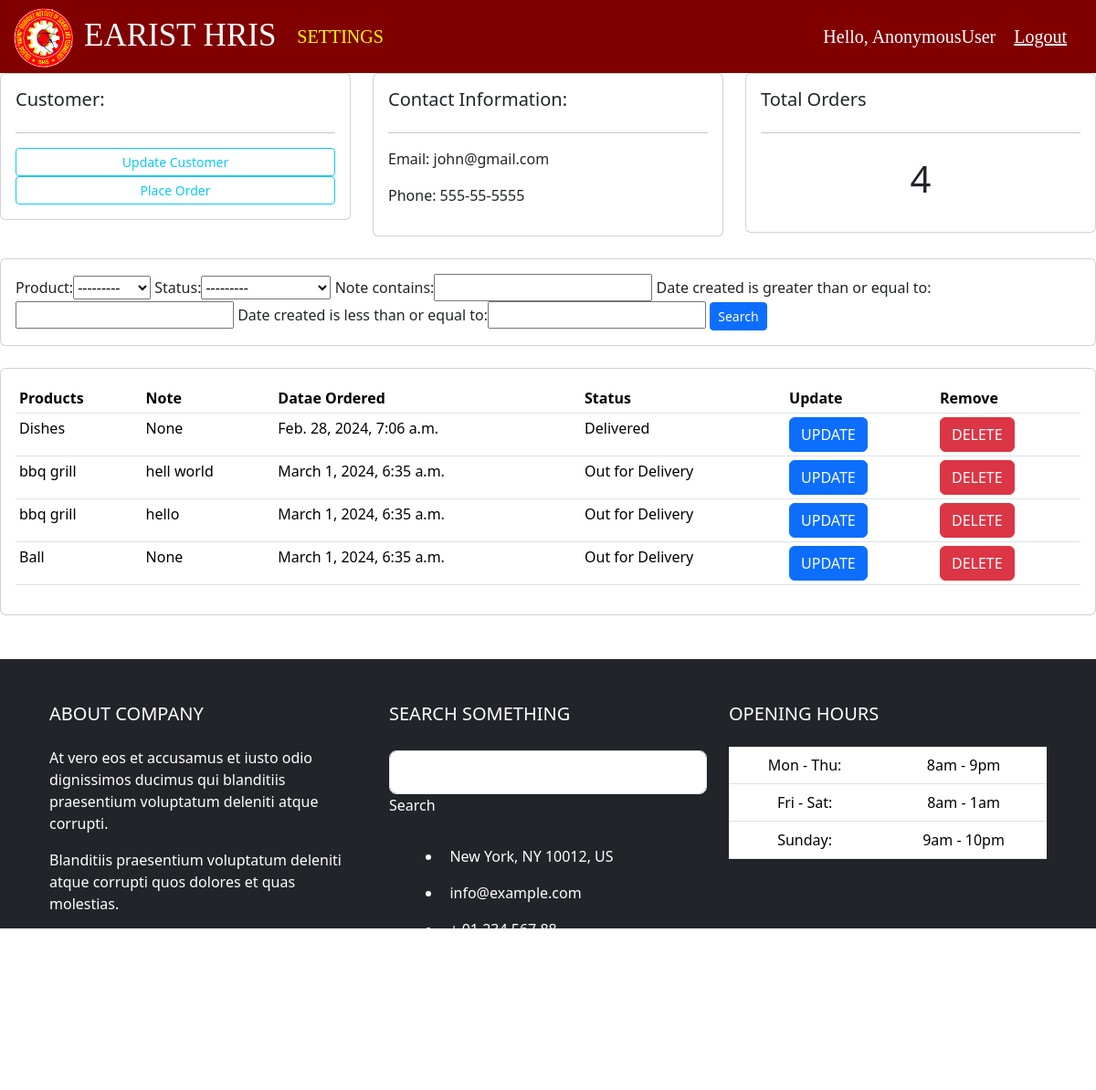
The app's page /customer/1/ with its own data.
### accounts/models.py (models this page shows, shortened)
class Customer(models.Model):
    user = models.OneToOneField(User, null=True, blank=True, on_delete=models.CASCADE)
    name = models.CharField(max_length = 200, null= True)
    phone = models.CharField(max_length = 200, null= True)
    email = models.CharField(max_length = 200, null= True)
    profile_pic = models.ImageField(default="Default_pfp.jpg", null=True, blank=True)
    date_created = models.DateTimeField(auto_now_add=True, null= True)

class Order(models.Model):
    STATUS = (
            ('Pending', 'Pending'),
            ('Out for Delivery','Out for Delivery'),
            ('Delivered', 'Delivered'),
             )
    customer = models.ForeignKey(Customer, null=True, on_delete= models.SET_NULL)
    product = models.ForeignKey(Product, null=True, on_delete= models.SET_NULL)
    date_created = models.DateTimeField(auto_now_add=True, null= True)
    status = models.CharField(max_length = 200, null=True, choices=STATUS)
    note = models.CharField(max_length = 1000, null=True)

class Product(models.Model):
    CATEGORY = (
            ('Indoor', 'Indoor'),
            ('Out Door','Out Door'),
             )
    name = models.CharField(max_length = 200, null= True)
    price = models.FloatField(null=True)
    category = models.CharField(max_length = 200, null= True, choices = CATEGORY)
    description = models.CharField(max_length = 200, null= True, blank = True)
    date_created = models.DateTimeField(auto_now_add=True, null= True)
    tags = models.ManyToManyField(Tag)
    def __str__(self):
        return self.name

### accounts/views.py (the view)
# urls.py: path("customer/<str:pk_test>/", views.customer, name='customer'),
def customer(request, pk_test):
    customer = Customer.objects.get(id=pk_test)
    orders = customer.order_set.all()
    orders_count = orders.count()
    myFilter = OrderFilter(request.GET, queryset=orders)
    orders = myFilter.qs
    context = {'customer':customer, 'orders':orders, 'orders_count':orders_count,'myFilter':myFilter}
    return render(request, 'accounts/customer.html', context)

### accounts/templates/accounts/customer.html
{% extends "accounts/base.html" %}
{% block content %}
<div class="row">
    <div class="col-md">
        <div class="card card-body">
            <h5>Customer:</h5>
            <hr>
            <a href="" class="btn btn-outline-info btn-sm btn-block">Update Customer</a>
            <a href="{% url 'create_order' customer.id %}" class="btn btn-outline-info btn-sm btn-block">Place Order</a>
        </div>
    </div>
    <div class="col-md">
        <div class="card card-body">
            <h5>Contact Information:</h5>
            <hr>
            <p>Email: {{customer.email}}</p>
            <p>Phone: {{customer.phone}}</p>
        </div>
    </div>
    <div class="col-md">
        <div class="card card-body">
            <h5>Total Orders</h5>
            <hr>
            <h1 style="text-align: center; padding: 10px">{{orders_count}}</h1>
        </div>
    </div>
</div>
<br>
<div class="row">
    <div class="col-md">
        <div class="card card-body">
        <form action="" method="get">
                    {{myFilter.form}}
            <button class="btn btn-sm btn-primary" type="submit">Search</button>
        </form>
        </div>
    </div>
</div>
<br>
<div class="row">
    <div class="col-md">
        <div class="card card-body">
            <table class="table table-sm">
                <tr>
                    <th>Products</th>
                    <th>Note</th>
                    <th>Datae Ordered</th>
                    <th>Status</th>
                    <th>Update</th>
                    <th>Remove</th>
                </tr>
                {% for order in orders %}
                <tr>
                    <td>{{order.product}}</td>
                    <td>{{order.note}}</td>
                    <td>{{order.date_created}}</td>
                    <td>{{order.status}}</td>
                    <td><a href="{% url 'update_order' order.id %}" class="btn btn-primary">UPDATE</a></td>
                    <td><a href="{% url 'delete_order' order.id %}" class="btn btn-danger">DELETE</a></td>
                </tr>
                {% endfor %}
            </table>
        </div>
    </div>
</div>
{% endblock %}

### records on screen
Customer: email "john@gmail.com", phone "555-55-5555"
Order: product "Dishes", note "None", date_created "Feb. 28, 2024, 7:06 a.m.", status "Delivered"
Order: product "bbq grill", note "hell world", date_created "March 1, 2024, 6:35 a.m.", status "Out for Delivery"
Order: product "bbq grill", note "hello", date_created "March 1, 2024, 6:35 a.m.", status "Out for Delivery"
Order: product "Ball", note "None", date_created "March 1, 2024, 6:35 a.m.", status "Out for Delivery"

### other values on screen
{{ request.user }} "AnonymousUser"
{{ orders_count }} "4"
